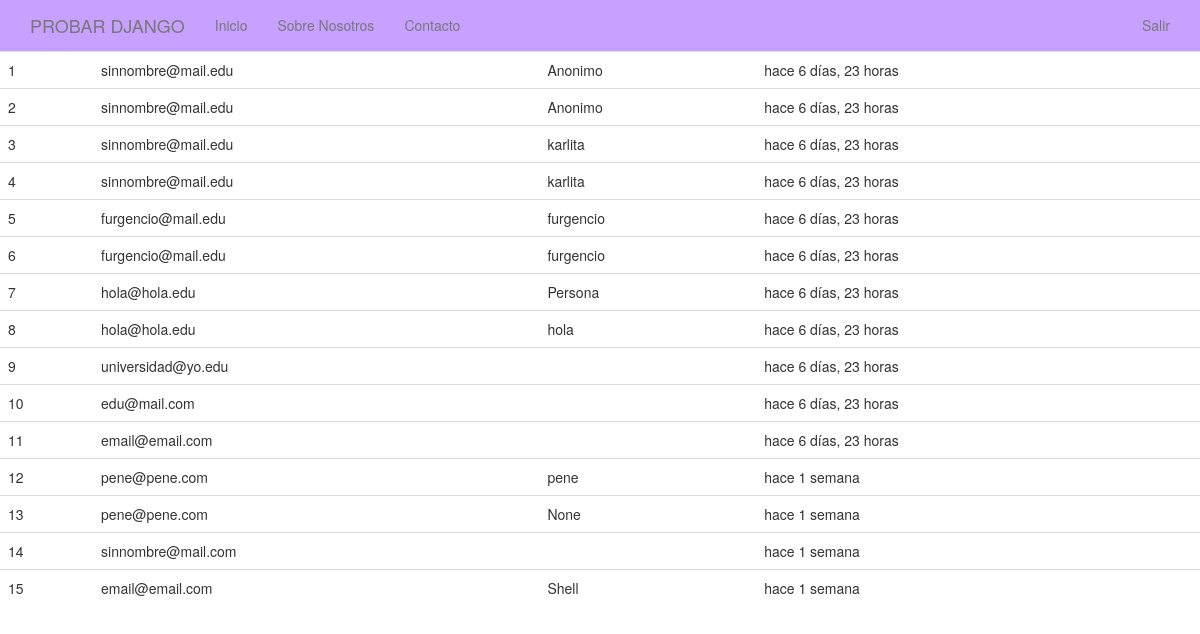
The app's page / (signed in) with its own data.
### boletin/models.py (models this page shows)
class Registrado(models.Model):
	nombre = models.CharField(max_length=100, blank=True, null=True)
	email = models.EmailField()
	timestamp = models.DateTimeField(auto_now_add=True, auto_now=False)
	def __unicode__(self):
		return self.email

### boletin/views.py (the view)
# urls.py: url(r'^$', views.inicio, name='inicio'),
def inicio(request):
	titulo = "Bienvenidos"
	if request.user.is_authenticated():
		titulo = "Bienvenido/a %s" %(request.user)
	form = RegModelForm(request.POST or None)
	context = {
		"titulo": titulo,
		"el_form":form,
	}
	if form.is_valid():
		instance = form.save(commit=False)
		nombre = form.cleaned_data.get("nombre")
		email = form.cleaned_data.get("email")
		if not instance.nombre:
			instance.nombre = "Anonimo"
		instance.save()
		context = {
			"titulo": "Gracias  %s!" %(nombre)
		}
		if not nombre:
			context = {
				"titulo": "Gracias persona anonima!"
			}
		print instance
		print instance.timestamp
	if request.user.is_authenticated() and request.user.is_staff:
		queryset= Registrado.objects.all().order_by("-timestamp") #.filter(email__icontains=".edu")
		context = {
		"queryset": queryset,
		}
	return render(request, "inicio.html", context)

### templates/inicio.html (shortened to what this page needs)
{% extends "base.html" %}
{% load crispy_forms_tags %}
{% load static %}
{% block jumbotron %}
{% if request.user.is_staff %}
<table class="table">
{% for instance in queryset %}
<tr><td>{{ forloop.counter }}</td><td>{{ instance }}</td><td>{{ instance.nombre }}<br/></td><td>hace {{ instance.timestamp|timesince }}<br/></td></tr>
{% endfor %}
</table>
{% endif %}
{% endblock %}

### templates/base.html (shortened to what this page needs)
<!DOCTYPE html>
{% load static %}
<html lang="en">
  <head>
{% include "head_css.html" %}
  </head>
  <body>
{% include "navbar.html" %}
{% block jumbotron %}
{% endblock %}
  </body>
</html>

### templates/head_css.html (shortened to what this page needs)
{% load static %}
<link rel="stylesheet" href="https://use.fontawesome.com/releases/v5.8.2/css/all.css">
    <link href="{% static 'css/bootstrap.min.css' %}" rel="stylesheet">
    <link href="{% static 'css/ie10-viewport-bug-workaround.css' %}" rel="stylesheet">
    <link href="{% static 'css/navbar-static-top.css' %}" rel="stylesheet">
    <link href="{% static 'css/custom.css' %}" rel="stylesheet">

### templates/navbar.html (shortened to what this page needs)
    <nav class="navbar navbar-default navbar-static-top">
      <div class="container">
        <div class="navbar-header">
          <a class="navbar-brand" href="/">PROBAR DJANGO</a>
        </div>
        <div id="navbar" class="navbar-collapse collapse">
          <ul class="nav navbar-nav">
            <li><a href="/">Inicio</a></li>
            <li><a href="{% url 'about' %}">Sobre Nosotros</a></li>
            <li><a href="{% url 'contact' %}">Contacto</a></li>
          </ul>
          <ul class="nav navbar-nav  navbar-right">
            {% if request.user.is_authenticated %}
            <li><a href="{% url 'auth_logout' %}">Salir</a></li>
            {% else %}
            <li><a href="{% url 'registration_register' %}">Regístrate</a></li>
<!--             <li><a href="{% url 'auth_login' %}">Entrar</a></li>
 -->            {% endif %}
          </ul>
        </div>
      </div>
    </nav>

### static_pro/static/css/navbar-static-top.css (style rules this page uses)
body { min-height: 1000px; }
.navbar-static-top { margin-bottom: 0px; }
.navbar-default { background-color: #c8a0ff !important; border-color: #c8a0ff !important; }

### static_pro/static/css/custom.css (style rules this page uses)
.navbar-default { background-color: #c8a0ff !important; }

### records on screen
Registrado: email "sinnombre@mail.edu", nombre "Anonimo", timestamp "6 días, 23 horas"
Registrado: email "sinnombre@mail.edu", nombre "Anonimo", timestamp "6 días, 23 horas"
Registrado: email "sinnombre@mail.edu", nombre "karlita", timestamp "6 días, 23 horas"
Registrado: email "sinnombre@mail.edu", nombre "karlita", timestamp "6 días, 23 horas"
Registrado: email "furgencio@mail.edu", nombre "furgencio", timestamp "6 días, 23 horas"
Registrado: email "furgencio@mail.edu", nombre "furgencio", timestamp "6 días, 23 horas"
Registrado: email "hola@hola.edu", nombre "Persona", timestamp "6 días, 23 horas"
Registrado: email "hola@hola.edu", nombre "hola", timestamp "6 días, 23 horas"
Registrado: email "universidad@yo.edu", timestamp "6 días, 23 horas"
Registrado: email "edu@mail.com", timestamp "6 días, 23 horas"
Registrado: email "email@email.com", timestamp "6 días, 23 horas"
Registrado: email "pene@pene.com", nombre "pene", timestamp "1 semana"
Registrado: email "pene@pene.com", nombre "None", timestamp "1 semana"
Registrado: email "sinnombre@mail.com", timestamp "1 semana"
Registrado: email "email@email.com", nombre "Shell", timestamp "1 semana"
